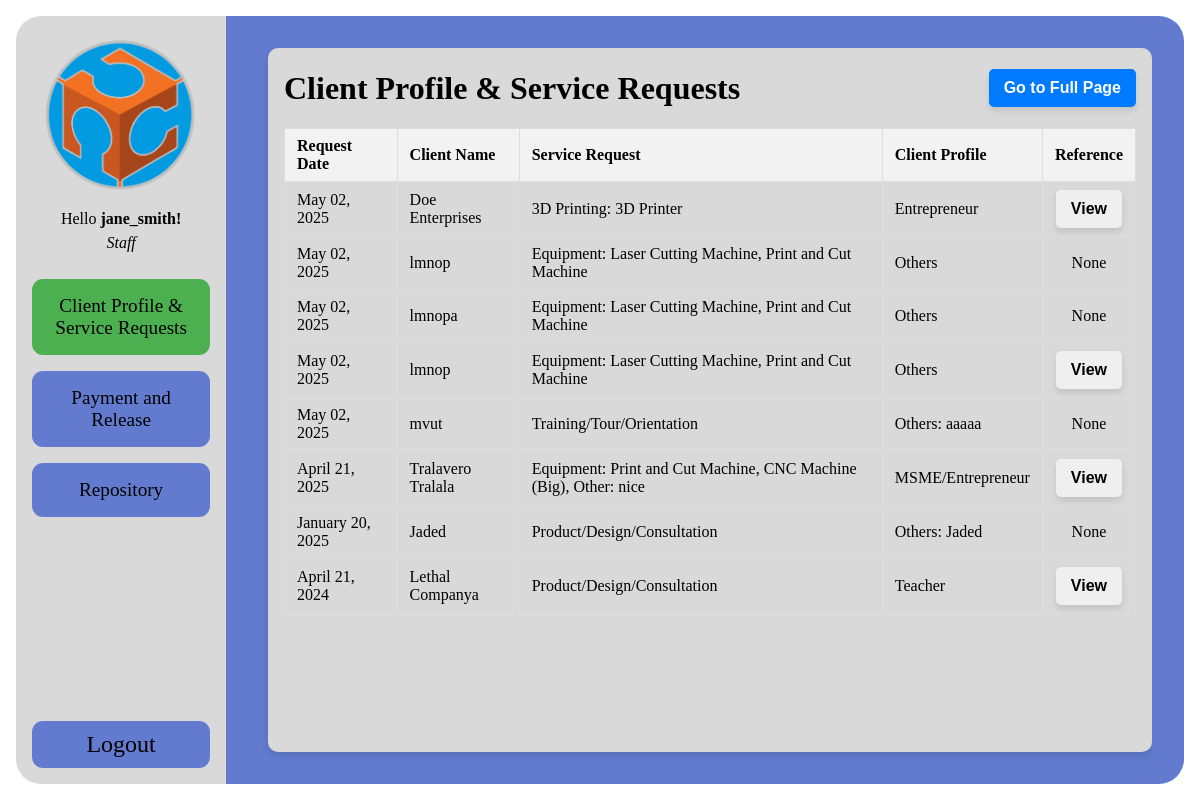
The page /staff-home.php?login=success (signed in) on the database as committed earlier.
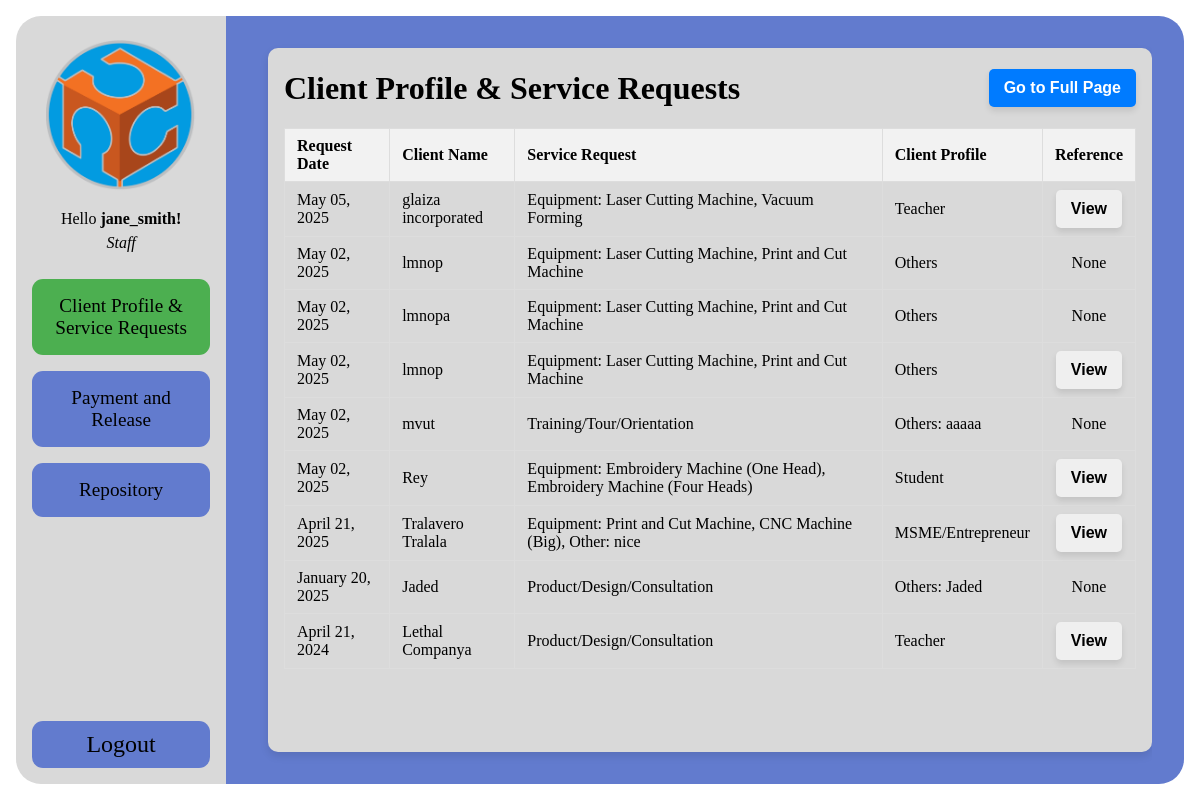
The same page on the database as committed later.
### tables this page shows
CREATE TABLE `job_requests` (
  `id` int(11) NOT NULL,
  `personal_name` varchar(255) NOT NULL,
  `request_date` date NOT NULL,
  `client_name` varchar(100) NOT NULL,
  `address` varchar(255) NOT NULL,
  `gender` varchar(50) NOT NULL,
  `gender_optional` varchar(255) DEFAULT NULL,
  `age` int(11) NOT NULL,
  `designation` varchar(50) NOT NULL,
  `designation_other` varchar(255) DEFAULT NULL,
  `company` varchar(255) NOT NULL,
  `service_requested` text NOT NULL,
  `contact_number` varchar(20) NOT NULL,
  `equipment` text DEFAULT NULL,
  `hand_tools_other` varchar(255) DEFAULT NULL,
  `equipment_other` varchar(255) DEFAULT NULL,
  `consultation_mode` varchar(50) DEFAULT NULL,
  `consultation_schedule` varchar(255) DEFAULT NULL,
  `equipment_schedule` datetime DEFAULT NULL,
  `work_description` text NOT NULL,
  `personnel_name` varchar(255) DEFAULT NULL,
  `personnel_date` date DEFAULT NULL,
  `reference_file` varchar(255) DEFAULT NULL,
  `created_at` timestamp NOT NULL DEFAULT current_timestamp(),
  `updated_at` timestamp NOT NULL DEFAULT current_timestamp() ON UPDATE current_timestamp()
);

### staff-home.php (the view, shortened to what this page needs)
<?php
include 'header.php';
include 'config.php';
$jobRequests = [];
$sql = "SELECT * FROM job_requests ORDER BY request_date DESC";
$result = $conn->query($sql);
if ($result->num_rows > 0) {
    while ($row = $result->fetch_assoc()) {
        $jobRequests[] = $row;
    }
}
?>
<div class="container">
    <div class="container-left">
        <div class="header">
            <img src="FABLAB_LOGO.png" alt="Description of image" class="admin-image">
            <div class="header-text">
                <p>Hello <b><?php echo htmlspecialchars($_SESSION['staff_name']); ?>!</b></p>
                <p>Staff</p>
            </div>
        </div>
        <div class="user-content">
            <div class="button" onclick="showTab('job-description', 'Client Profile and Service Requests')">
                <p>Client Profile & Service Requests</p>
            </div>
            <div class="button" onclick="showTab('billing', 'Payment and Release')">
                <p>Payment and Release</p>
            </div>
            <div class="button" onclick="showTab('repository', 'Repository')">
                <p>Repository</p>
            </div>
        </div>
        <div class="button" onclick="location.href='logout.php'">
            <p class="logout">Logout</p>
        </div>
    </div>
    <div class="container-right">
        <div class="contents">
            <div class="contents-box">
                <div class="job-request-content active" id="job-description">
                    <div class="section-title">
                        <h1>Client Profile & Service Requests</h1>
                        <button class="btn-blue" onclick="redirectToPage()">Go to Full Page</button>
                    </div>
                    <table>
                        <thead>
                            <tr>
                                <th>Request Date</th>
                                <th>Client Name</th>
                                <th>Service Request</th>
                                <th>Client Profile</th>
                                <th>Reference</th>
                            </tr>
                        </thead>
                        <tbody>
                            <?php foreach ($jobRequests as $request): ?>
                                <tr>
                                    <td><?= date("F d, Y", strtotime($request['request_date'])) ?></td>
                                    <td><?= htmlspecialchars($request['client_name']) ?></td>
                                    <td>
                                        <?php
                                        $serviceRequest = htmlspecialchars($request['service_requested']);
                                        if (!empty($request['equipment'])) {
                                            $serviceRequest .= ": " . htmlspecialchars($request['equipment']);
                                        }
                                        if (!empty($request['equipment_other'])) {
                                            $serviceRequest .= ": " . htmlspecialchars($request['equipment_other']);
                                        }
                                        echo $serviceRequest;
                                        ?>
                                    </td>
                                    <td>
                                        <?php
                                        $designation = htmlspecialchars($request['designation']);
                                        if ($designation === "Others" && !empty($request['designation_other'])) {
                                            $designation .= ": " . htmlspecialchars($request['designation_other']);
                                        }
                                        echo $designation;
                                        ?>
                                    </td>
                                    <td style="text-align: center;">
                                        <?php if (!empty($request['reference_file'])): ?>
                                            <button onclick="window.open('uploads/job-requests/<?= htmlspecialchars($request['reference_file']) ?>', '_blank')">
                                                View
                                            </button>
                                        <?php else: ?>
                                            None
                                        <?php endif; ?>
                                    </td>
                                </tr>
                            <?php endforeach; ?>
                        </tbody>
                    </table>
                </div>
            </div>
        </div>
    </div>
</div>
</body>
</html>

### header.php (shortened to what this page needs)
<!DOCTYPE html>
<html lang="en">
<head>
    <link rel="stylesheet" href="style.css">
    <link rel="stylesheet" href="https://cdnjs.cloudflare.com/ajax/libs/font-awesome/6.0.0-beta3/css/all.min.css">
</head>
<body>

### style.css (style rules this page uses)
body, html { margin: 0; height: 100%; overflow: hidden; }
p { margin: 0; }
.container { display: flex; height: 100vh; padding: 1rem; box-sizing: border-box; position: relative; overflow: visible; }
.container-left { width: 18%; background-color: #D9D9D9; border-top-left-radius: 25px; border-bottom-left-radius: 25px; margin-right: 1rem; display: flex; flex-direction: column; position: relative; z-index: 2; }
.container-right { background-color: #627BCE; display: flex; flex-direction: column; overflow: hidden; position: absolute; top: 0; right: 0; bottom: 0; left: 17%; z-index: 1; padding: 0 2rem; margin: 1rem 1rem 1rem 0; box-sizing: border-box; border-top-right-radius: 25px; border-bottom-right-radius: 25px; }
.header { flex: 2; display: flex; flex-direction: column; justify-content: center; align-items: center; padding: 1.5rem; padding-bottom: 0.5rem; gap: 1rem; }
.header-text { text-align: center; line-height: 1.5; }
.header-text p:last-child { font-style: italic; }
.user-content { flex: 8; display: flex; flex-direction: column; padding: 1rem; gap: 1rem; }
.contents { flex: 18; display: flex; flex-direction: column; overflow: auto; box-sizing: border-box; }
.contents-box { position: relative; flex: 1; background-color: #D9D9D9; padding: 1rem; border-radius: 10px; box-shadow: 0 4px 8px rgba(0, 0, 0, 0.1); box-sizing: border-box; margin: 2rem 0 2rem 2rem; height: 400px; overflow-y: auto; }
table { width: 100%; border-collapse: collapse; }
th, td { padding: 8px 12px; border: 1px solid #ddd; text-align: left; max-width: 50vw; }
th { background-color: #f2f2f2; }
.user-content .button { text-align: center; background-color: #627BCE; padding: 1rem; font-size: 1.2rem; border-radius: 11px; cursor: pointer; transition: background-color 0.3s; }
.user-content .button:hover, .user-content .button.active { background-color: #4CAF50; }
.admin-image { max-width: 100%; height: auto; width: 150px; margin: 0 auto; display: block; }
.job-request-content { display: none; }
.job-request-content.active { display: block; }
.logout { text-align: center; background-color: rgb(98, 123, 206); font-size: 1.5rem; cursor: pointer; padding: 10px; margin: 0 1rem 1rem; border-radius: 11px; }
.section-title { display: flex; justify-content: space-between; align-items: center; max-height: 3rem; margin-bottom: 1rem; }
button { font-size: 16px; font-weight: bold; padding: 10px 15px; border: none; border-radius: 5px; cursor: pointer; transition: background-color 0.3s ease, transform 0.2s ease; box-shadow: 0 4px 6px rgba(0, 0, 0, 0.1); }
.btn-blue { background-color: #007BFF; color: white; }

Rows that differ between the two databases and show on the page:
removed job_requests: request_date "May 02, 2025", client_name "Doe Enterprises", serviceRequest "3D Printing: 3D Printer", designation "Entrepreneur"
added job_requests: request_date "May 05, 2025", client_name "glaiza incorporated", serviceRequest "Equipment: Laser Cutting Machine, Vacuum Forming", designation "Teacher"
added job_requests: request_date "May 02, 2025", client_name "Rey", serviceRequest "Equipment: Embroidery Machine (One Head), Embroidery Machine (Four Heads)", designation "Student"
